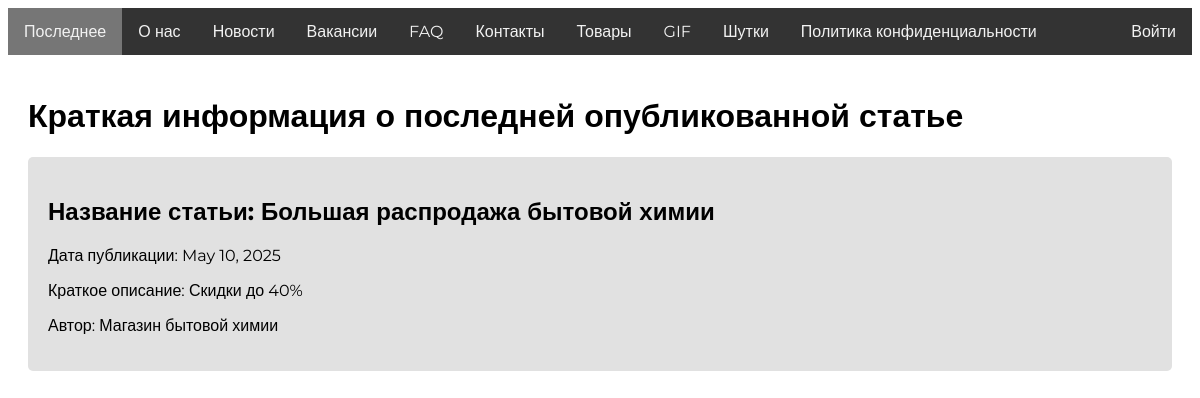
Before: / with the older database file.
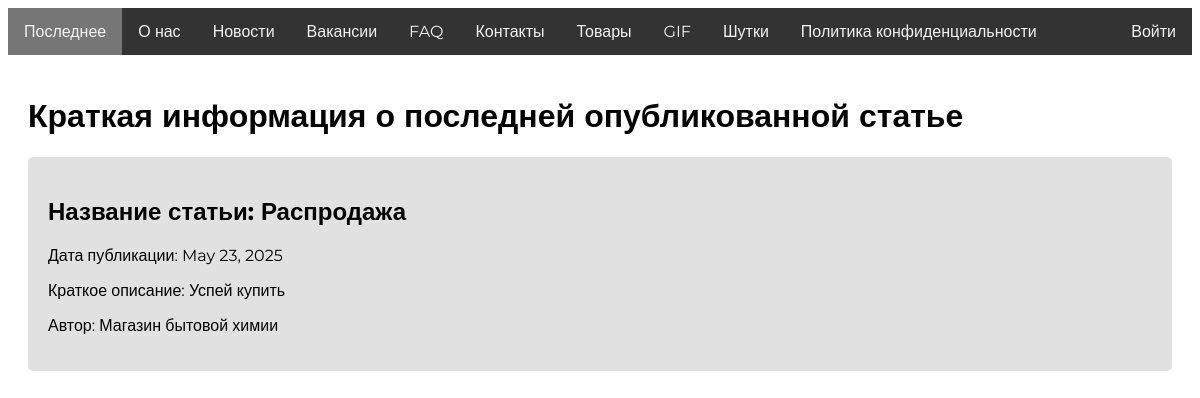
After: the same page with the newer database file.
### OnlineShop/models.py (models this page shows, shortened)
class Article(models.Model):
    objects = models.Manager()
    title = models.CharField(max_length=200)
    publication_date = models.DateField()
    summary = models.TextField()
    content = models.TextField(default='')
    author = models.CharField(max_length=100)
    image = models.ImageField(upload_to='images/', default='images/default.jpg')

### OnlineShop/views.py (the view)
# urls.py: path('', views.latest_article, name='about_us'),
def latest_article(request):
    latest_article_obj = Article.objects.latest('publication_date')
    return render(request, 'latest_article.html', {'article': latest_article_obj, 'user': request.user})

### templates/latest_article.html (shortened to what this page needs)
<!DOCTYPE html>
{% load static %}
<html lang="ru">
<head>
    <link rel="stylesheet" href="{% static "css/styles.css" %}" />
</head>
<body>
<div class="navbar">
    <div class="left-items">
        <a href="#" id="latest" class="tab active">Последнее</a>
        <a href="#" id="about" class="tab">О нас</a>
        <a href="#" id="news" class="tab">Новости</a>
        <a href="{% url 'vacancy_list' %}" id="vacancies" class="tab">Вакансии</a>
        <a href="#" id="faq" class="tab">FAQ</a>
        <a href="#" id="contacts" class="tab">Контакты</a>
        <a href="#" id="products" class="tab">Товары</a>
        <a href="#" id="gif" class="tab">GIF</a>
        <a href="#" id="rand" class="tab">Шутки</a>
        <a href="{% url 'privacy_policy' %}" id="privacy-policy" class="tab">Политика конфиденциальности</a>
    </div>
    {% if user.is_authenticated %}
    <div class="sp">
        <span>Привет, {{ user.username }}!</span>
        <a href="/logout">Выйти</a>
    </div>
    {% else %}
        <a href="/login">Войти</a>
    {% endif %}
</div>
<div class="container">
    <h1>Краткая информация о последней опубликованной статье</h1>
    <div class="article-summary">
        <h2>Название статьи: {{ article.title }}</h2>
        <p>Дата публикации: {{ article.publication_date }}</p>
        <p>Краткое описание: {{ article.summary }}</p>
        <p>Автор: {{ article.author }}</p>
    </div>
</div>
</body>
</html>

Changed rows visible on the page:
no longer on this page (row unchanged): Article: title "Большая распродажа бытовой химии", publication_date "May 10, 2025", summary "Скидки до 40%", author "Магазин бытовой химии"
added Article: title "Распродажа", publication_date "May 23, 2025", summary "Успей купить", author "Магазин бытовой химии"
